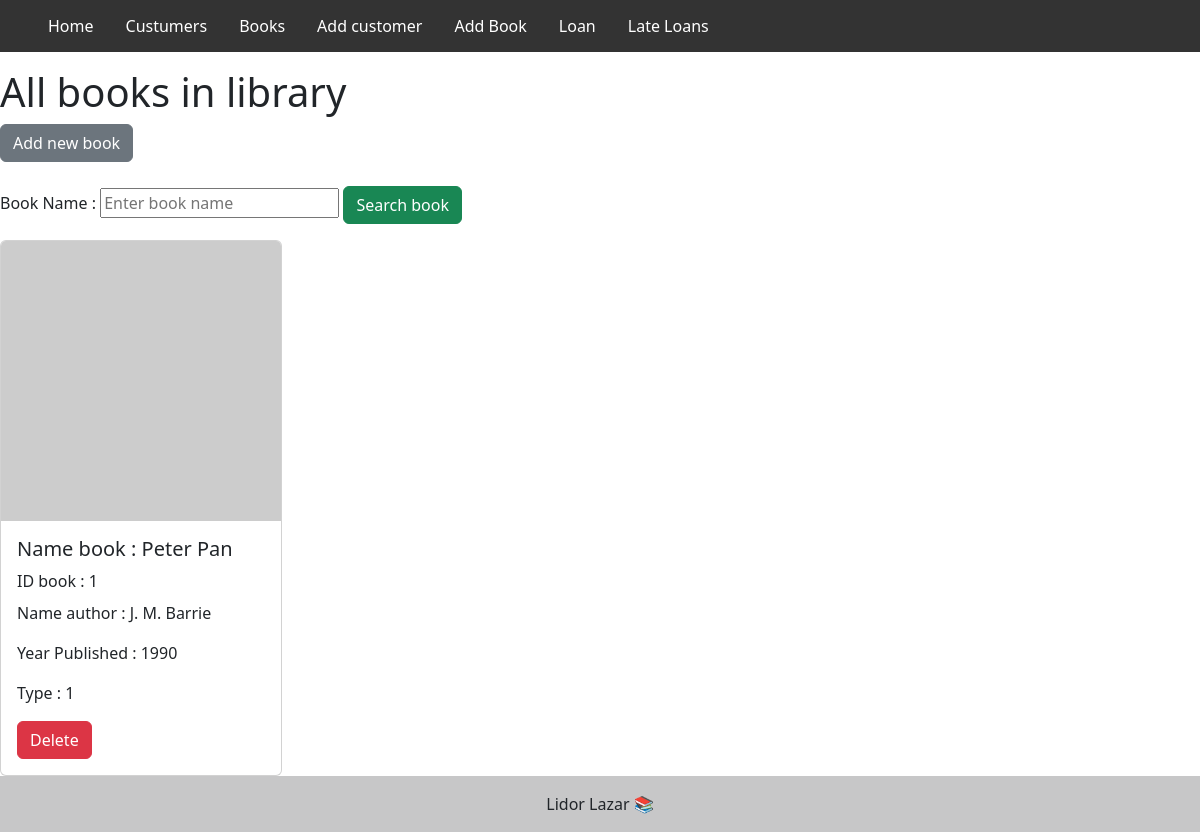
Screenshot of /Book/ with the database file from the repository.
### Library/books/model.py (models this page shows, shortened)
class Books(db.Model):
    BookId = db.Column('BookId',db.Integer, primary_key=True)
    NameBook = db.Column('NameBook',db.String(50))
    Author = db.Column('Author',db.String(50), nullable=False )
    YearPublished = db.Column('YearPublished',db.String(50))
    Type = db.Column('Type',db.Integer)
    BooksToLoans = db.relationship('Loans', backref='books')

### Library/books/views.py (the view)
@books_table.route('/Book/<bookname>', methods=['GET'])
@books_table.route('/Book/', methods=['GET', 'POST'])
def print_all_books(bookname=''):
    if request.method == 'POST':
        for OneBook in Books.query.all():
            if request.form.get("SerachBook").title() == OneBook.NameBook:
                bookname = OneBook.NameBook
                return render_template('personalBook.html', bookname=bookname, print_all_books=Books.query.all())
    return render_template('ShowAllBooks.html', print_all_books = Books.query.all())

### Library/books/templates/ShowAllBooks.html (shortened to what this page needs)
{% extends "layout.html" %} {% block title %}Lazar libaray{% endblock %}  {% block content %}
<h1>All books in library</h1>
<a href="/addBook/"><button type="button" class="btn btn-secondary">Add new book</button></a><br><br>
<form action="" method="POST">
  <label>Book Name : </label>
  <input name="SerachBook"  type="text" placeholder="Enter book name">
  <a href="/Book/{{bookname}}"><button  methods="POST" class="btn btn-success" Type="submit">Search book</button></a>
  </form>
<div class="row row-cols-1 row-cols-md-4 g-4">
  {%- for book in print_all_books %}
  <div class="col">
    <div class="card">
      <img
        src="https://picsum.photos/20{{book.BookId }}"
        class="card-img-top"
      />
      <div class="card-body">
        <h5 class="card-text">Name book : {{book.NameBook}}</h5>
        <p class="card-title">ID book : {{ book.BookId}}</p>
        <p class="card-text">Name author : {{book.Author}}</p>
        <p class="card-text">Year Published : {{book.YearPublished}}</p>
        <p class="card-text">Type : {{book.Type}}</p>
        <a class="btn btn-danger" href="/deleteBook/{{book.BookId}}">Delete</a>
      </div>
    </div>
  </div>
  {% endfor %}
</div>
{% endblock %}

### rows the page displays
Books: NameBook "Peter Pan", BookId "1", Author "J. M. Barrie", YearPublished "1990", Type "1"
